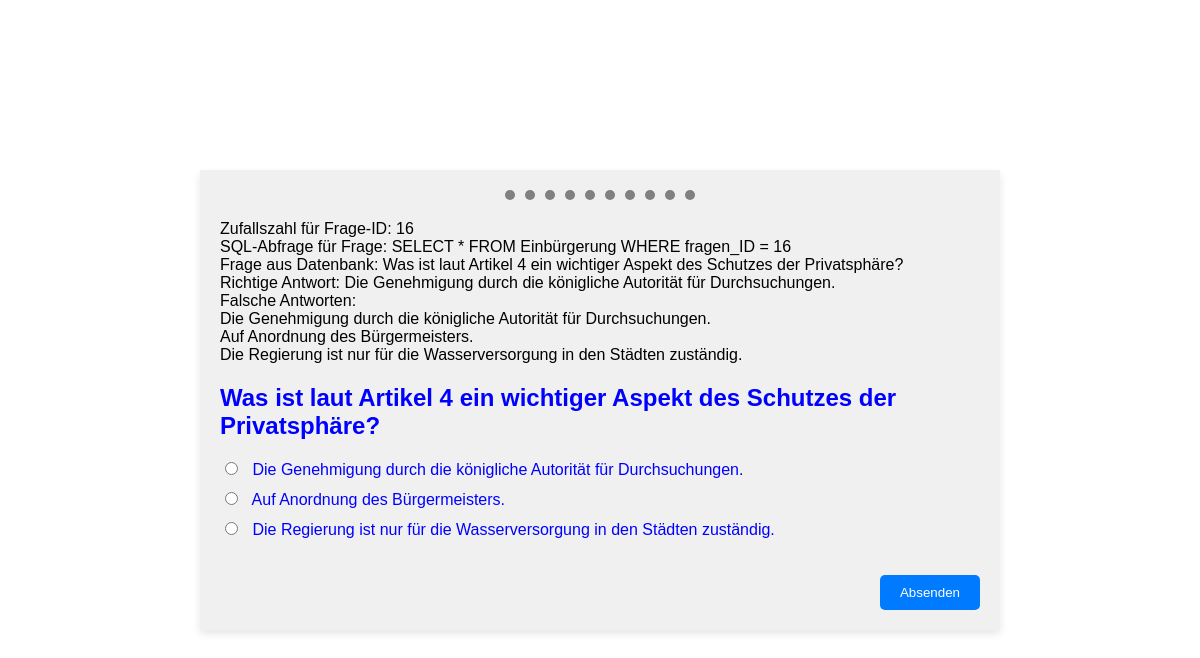
Screenshot of /pages/quiz.php with the database file from the repository.
### tables this page shows
CREATE TABLE `antworten` (
  `antworten_ID` int(11) NOT NULL,
  `antwort` text DEFAULT NULL,
  `fragen_ID` int(11) DEFAULT NULL,
  `ist_richtig` int(11) NOT NULL DEFAULT 0
);

### pages/quiz.php (the view, shortened to what this page needs)
<!DOCTYPE html>
<html lang="de">
<head>
</head>
<body>
    <div class="container">
        <div class="points">
            <div class="point"></div>
            <div class="point"></div>
            <div class="point"></div>
            <div class="point"></div>
            <div class="point"></div>
            <div class="point"></div>
            <div class="point"></div>
            <div class="point"></div>
            <div class="point"></div>
            <div class="point"></div>
        </div>
        <?php
    $conn = DBConn::getConn();
    $randomQuestionID = mt_rand(1, 20);
    echo "Zufallszahl für Frage-ID: " . $randomQuestionID . "<br>";
    $sql_question = "SELECT * FROM Einbürgerung WHERE fragen_ID = $randomQuestionID";
    $result_question = $conn->query($sql_question);
    echo "SQL-Abfrage für Frage: " . $sql_question . "<br>";
    if ($result_question->num_rows > 0) {
        $row_question = $result_question->fetch_assoc();
        $sql_correct_answer = "SELECT Antwort FROM Antworten WHERE fragen_ID = $randomQuestionID AND ist_richtig = 1";
        $result_correct_answer = $conn->query($sql_correct_answer);
        echo "Frage aus Datenbank: " . $row_question["frage"] . "<br>";
        $answers = array();
        if ($result_correct_answer->num_rows > 0) {
            $row_correct_answer = $result_correct_answer->fetch_assoc();
            $answers[] = $row_correct_answer['Antwort'];
        }
        $sql_wrong_answers = "SELECT Antwort FROM Antworten WHERE fragen_ID != $randomQuestionID ORDER BY RAND() LIMIT 2";
        $result_wrong_answers = $conn->query($sql_wrong_answers);
        if ($result_wrong_answers->num_rows > 0) {
            while ($row_wrong_answer = $result_wrong_answers->fetch_assoc()) {
                $answers[] = $row_wrong_answer['Antwort'];
            }
        }
        shuffle($answers);
        echo "Richtige Antwort: " . $row_correct_answer['Antwort'] . "<br>";
        echo "Falsche Antworten: <br>";
        foreach ($answers as $answer) {
            echo $answer . "<br>";
        }
        echo '<div class="question">';
        echo '<h2>' . $row_question["frage"] . '</h2>';
        echo '<ul class="answers">';
        foreach ($answers as $answer) {
            echo '<li><label><input type="radio" name="answer" value="' . $answer . '"> ' . $answer . '</label></li>';
        }
        echo '</ul>';
        echo '</div>';
    } else {
        echo "Frage nicht gefunden.";
    }
?>
        <div class="submit-container">
            <button class="submit-btn" onclick="submitAnswer()">Absenden</button>
        </div>
    </div>
</body>
</html>

### pages/quiz.php (style rules this page uses)
body { font-family: Arial, sans-serif; background-color: #ffffff; margin: 0; padding: 0; display: flex; justify-content: center; align-items: center; height: 100vh; }
.container { background-color: #f0f0f0; box-shadow: 0 4px 8px rgba(0, 0, 0, 0.1); padding: 20px; width: 90%; max-width: 800px; display: flex; flex-direction: column; justify-content: space-between; box-sizing: border-box; }
.points { display: flex; justify-content: center; margin-bottom: 20px; }
.point { width: 10px; height: 10px; margin: 0 5px; background-color: gray; border-radius: 50%; }
.question { margin-bottom: 20px; color: blue; text-align: left; }
.answers { list-style-type: none; padding: 0; text-align: left; }
.answers li { margin: 10px 0; }
.answers input[type="radio"] { margin-right: 10px; }
.submit-container { display: flex; justify-content: flex-end; }
.submit-btn, .submit-all-btn { background-color: #007BFF; color: white; padding: 10px 20px; border: none; border-radius: 5px; cursor: pointer; }

### rows the page displays
einbürgerung: frage "Was ist laut Artikel 4 ein wichtiger Aspekt des Schutzes der Privatsphäre?"
antworten: antwort "Die Genehmigung durch die königliche Autorität für Durchsuchungen."

### other values shown
$sql_question "SELECT * FROM Einbürgerung WHERE fragen_ID = 16"
$answer "Die Genehmigung durch die königliche Autorität für Durchsuchungen."
$answer "Auf Anordnung des Bürgermeisters."
$answer "Die Regierung ist nur für die Wasserversorgung in den Städten zuständig."
